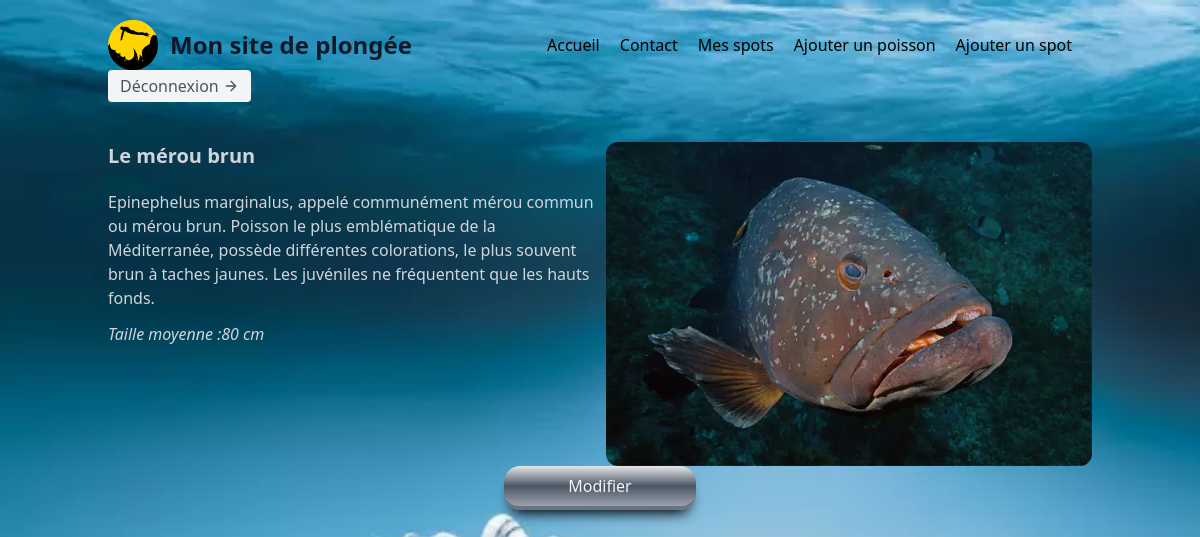
/pages/about/about_fish.php?id=3 (signed in), run on the app's committed database.
### tables this page shows
CREATE TABLE `fishs` (
  `id` int NOT NULL,
  `fish_name` varchar(50) NOT NULL,
  `average_size` varchar(50) NOT NULL,
  `about` text NOT NULL,
  `image` text NOT NULL
);

### pages/about/about_fish.php (the view, shortened to what this page needs)
<?php session_start();
require_once(__DIR__.'../../../assets/php/middleware/db_connect.php');
$getData=$_GET;
$retrieveFishs = $mysqlClient->prepare('SELECT * FROM fishs WHERE id=:id');
$retrieveFishs->execute([
    'id'=>(int)$getData['id'],
]);
$detailsfish=$retrieveFishs->fetchAll(PDO::FETCH_ASSOC);
$fish=[
    'id'=>$detailsfish[0]['id'],
    'fish_name'=>$detailsfish[0]['fish_name'],
    'average_size'=>$detailsfish[0]['average_size'],
    'about'=>$detailsfish[0]['about'],
    'image'=>$detailsfish[0]['image'],
];
?>
<!DOCTYPE html>
<html lang="fr">
<head>
    <link rel="stylesheet" href="/build/output.css">
</head>
<body class="bg-cover bg-center h-screen" style="background-image: url('../../assets/images/fonds-marins.webp'); ">
    <?php require_once(dirname(__DIR__,2).'./assets/php/components/header.php' ); ?>
    <main class="container mx-auto p-5">
        <section class="grid grid-cols-2 gap-3">
            <div>
                <h3 class="text-xl font-semibold mb-5 text-gray-300"> <?php echo $fish['fish_name']; ?> </h3>
                <p class="mb-3 text-gray-300"><?php echo $fish['about']; ?> </p>
                <p class="text-gray-300 italic">Taille moyenne :<?php echo $fish['average_size']; ?> </p>
            </div>
            <div class="mx-auto">
                <img class="rounded-xl" src="../../assets/.<?php echo $fish['image']; ?>" alt="<?php echo $fish['fish_name']; ?> ">
            </div>
        </section>
        <div class="w-full flex justify-center">
		<a  href="/pages/about/modify_fish.php?id=<?php echo($fish['id']); ?>" @endif
			class="flex text-gray-100 justify-center transition duration-200 ease-in-out transform px-4 py-2 w-48 border-b-4 border-gray-500 hover:border-b-2 bg-gradient-to-t from-gray-400  via-gray-600 to-gray-200 rounded-2xl hover:translate-y-px "
			style="-webkit-box-shadow: 0px 10px 13px -7px #000000, 5px 5px 15px 8px rgba(0,0,0,0);
			box-shadow: 0px 10px 13px -7px #000000, 5px 5px 15px 5px rgba(0,0,0,0);">
            Modifier
		</a>
	</div>
    </main>
</body>
</html>

### data on the page
fishs: fish_name "Le mérou brun", about "Epinephelus marginalus, appelé communément mérou commun ou mérou brun. Poisson le plus emblématique de la Méditerranée, possède différentes colorations, le plus souvent brun à taches jaunes. Les juvéniles ne fréquentent que les hauts fonds.", average_size "80 cm", image (picture)
